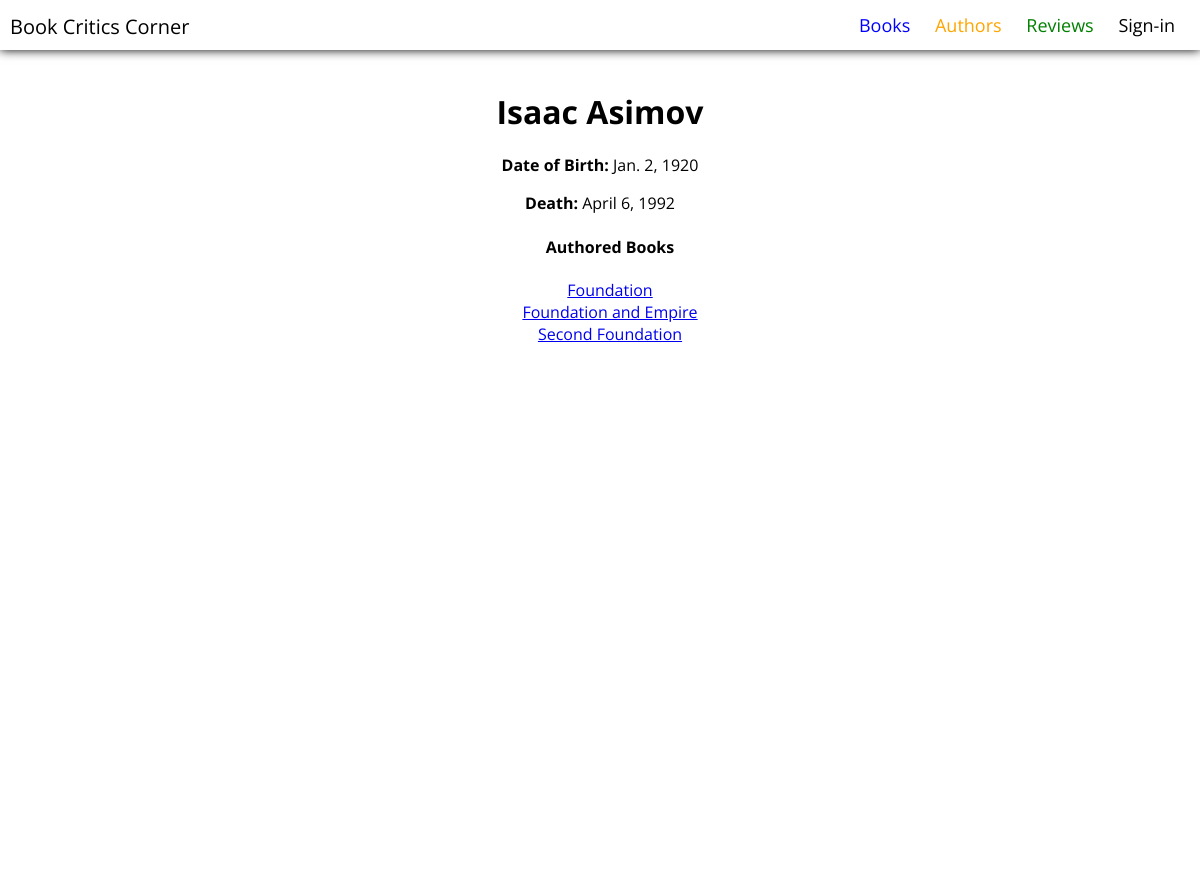
The page /library/author/1 on the database its author committed.
### library/models.py (models this page shows, shortened)
class Author(models.Model):
    first_name = models.CharField(max_length=100)
    last_name = models.CharField(max_length=100)
    biography = models.TextField(max_length=2000, help_text="Enter a short description of the author")
    date_of_birth = models.DateField(null=True, blank=True)
    date_of_death = models.DateField('Died', null=True, blank=True)
    tags = TaggableManager()
    class Meta:
        ordering = ['last_name', 'first_name']

class Book(models.Model):
    title = models.CharField(max_length=200)
    author = models.ForeignKey('Author', related_name='books', on_delete=SET_NULL, null=True)
    summary = models.TextField(max_length=1000, help_text='Enter a short description of the book')
    isbn = models.CharField('ISBN', max_length=13, unique=True,
                             help_text='13 Character <a href="https://www.isbn-international.org/content/what-isbn">ISBN number</a>')
    genre = models.ManyToManyField(Genre, help_text='Select a genre for this book')
    language = models.ForeignKey('Language', on_delete=models.SET_NULL, null=True)
    status = models.BooleanField(default=False, help_text='Display active on site')
    tags = TaggableManager()
    def get_absolute_url(self):
        return reverse('book-info', args=[str(self.id)])
    def display_genre(self):
        return ', '.join(genre.name for genre in self.genre.all())
    display_genre.short_description = 'Genre'

### library/views.py (the view)
# urls.py: path('author/<int:pk>', views.AuthorInfoView.as_view(), name='author-info'),
class AuthorInfoView(generic.DetailView):
    model = Author

### library/templates/library/author_detail.html
{% extends "base_generic.html" %}
{% block content %}
  <div class="main-content">
  <div class="content-header">
    <h1>{{ author.first_name }} {{ author.last_name }}</h1>
  </div>
  <p><strong>Date of Birth:</strong> {{ author.date_of_birth }}</p>
  <p><strong>Death:</strong> {{ author.date_of_death }}</p>
  <div style="margin-left:20px;margin-top:20px">
    <h4>Authored Books</h4>
    {% for book in author.books.all %}
    <div>
       <a href="{{book.get_absolute_url}}">{{ book.title }} </a>
    </div>
    {% endfor %}
  </div>
   </div>
{% endblock %}

### library/static/css/style.css (style rules this page uses)
.main-content { width: 80%; margin: auto; background-color: white; height: 100vh; text-align: center; }
.content-header { margin-top: 40px; }
body { font-family: 'Open Sans', sans-serif; margin:0; padding:0; }

### rows shown on the page
Author: first_name "Isaac", last_name "Asimov", date_of_birth "Jan. 2, 1920", date_of_death "April 6, 1992"
Book: title "Foundation"
Book: title "Foundation and Empire"
Book: title "Second Foundation"
